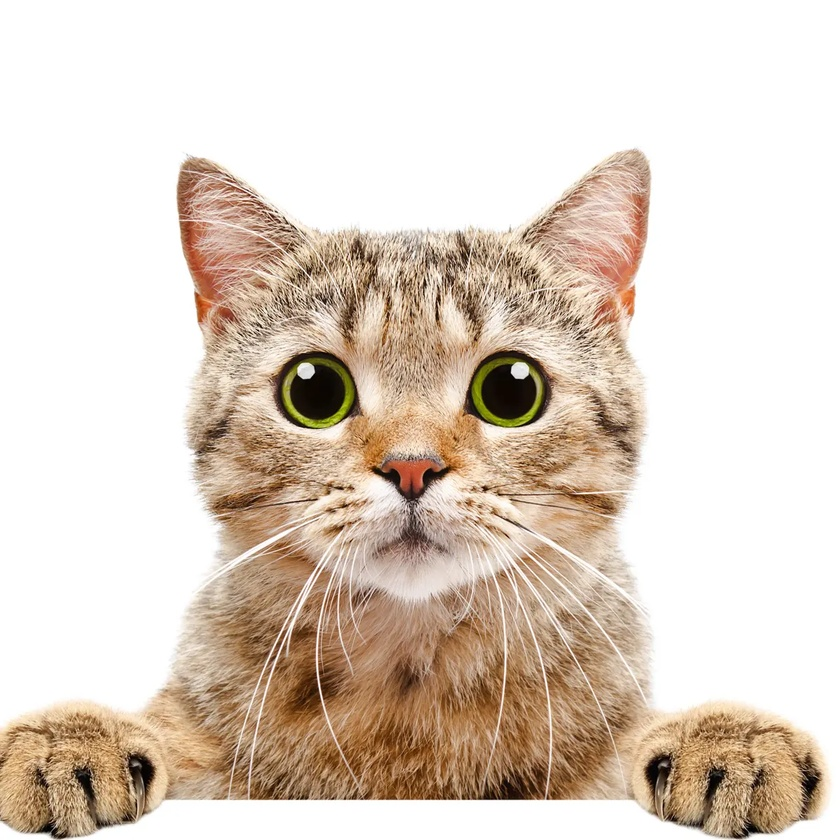
#> input picture Topics/Topic5/Images/3683.jpg, 840 x 840 px, shrunk from 1200 x 1200 before the run
$ python main.py
#> lines starting #> are read from the running program, lines starting #| are printed output that depends on the picture
import cv2
import numpy as np
img = cv2.imread("3683.jpg")
#> img is the input picture: shape (840, 840, 3); mean B, G, R 196.6, 209.1, 222.7

window_name = 'something'

print(img.shape)
#| (840, 840, 3)
print(img[100][100])
#| [255 255 255]

cv2.imshow(window_name, img)

window_name = 'warped'

M = np.float32([
	[1, 0, 1],
	[0, 1, 0]
])

img2 = cv2.warpAffine(img, M, (img.shape[1], img.shape[0]))
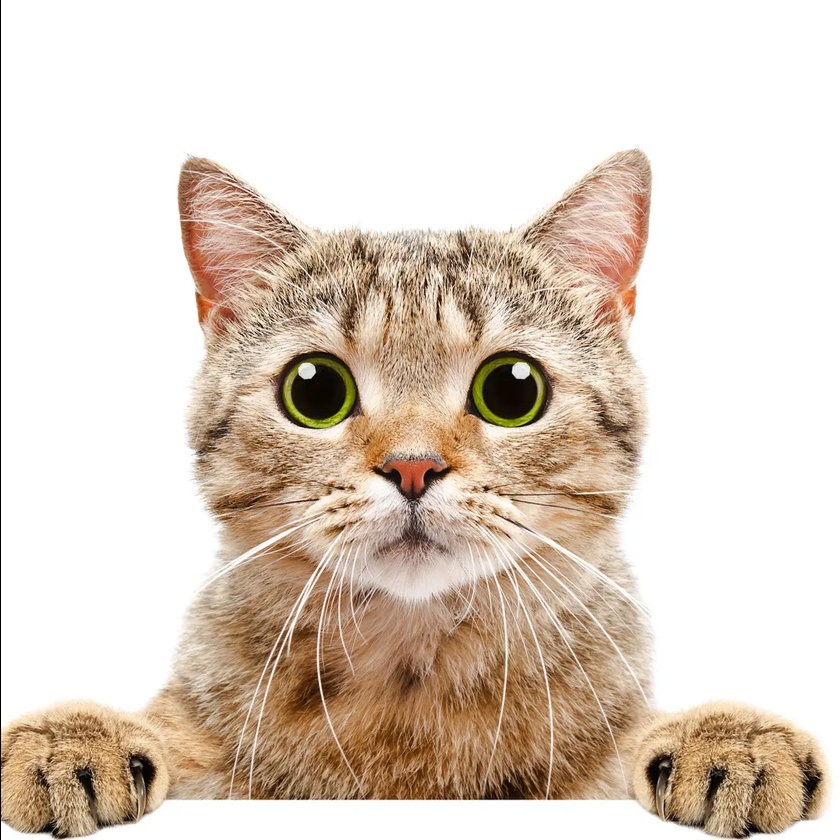
#> img2: shape (840, 840, 3); mean B, G, R 196.3, 208.8, 222.4
cv2.imshow(window_name, img2)

window_name = 'subtract'

img3 = cv2.subtract(img, img2)
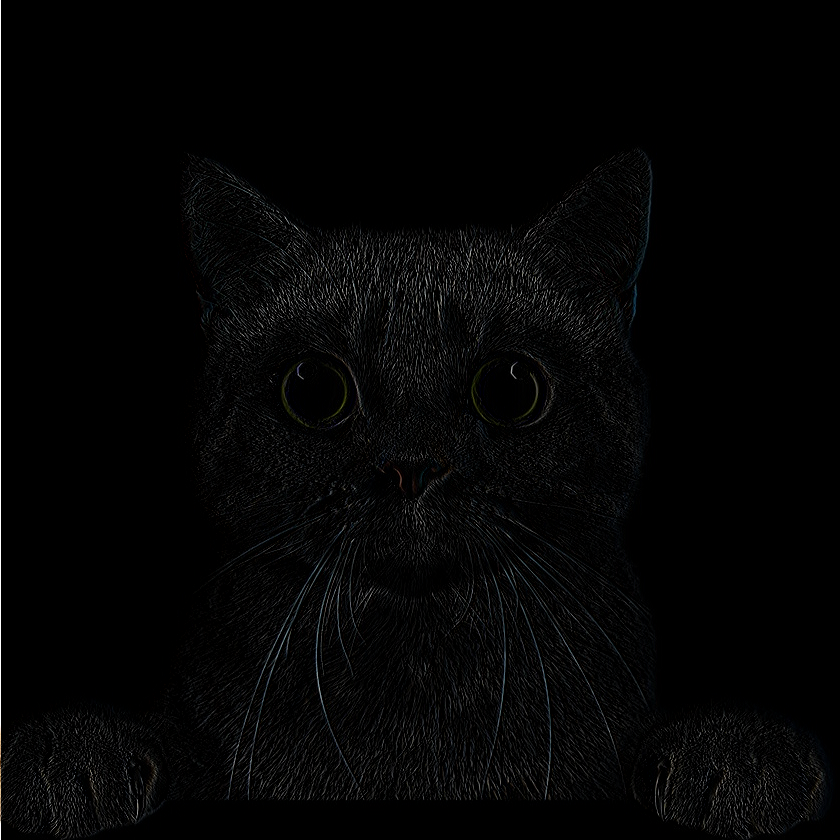
#> img3: shape (840, 840, 3); mean B, G, R 4.5, 4.4, 4.3

cv2.imshow(window_name, img3)


cv2.waitKey(0)


# closing all open windows
cv2.destroyAllWindows()
